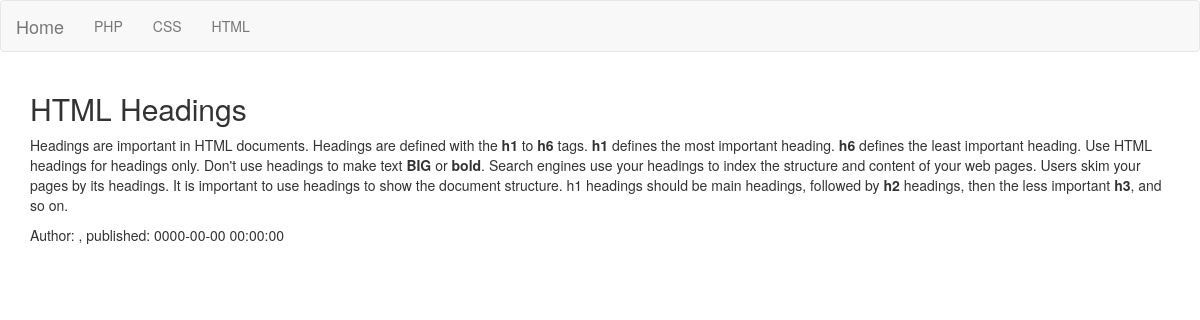
The app's page /post.php?id=4 with its own data.
### tables this page shows
CREATE TABLE IF NOT EXISTS `post` (
  `id` int(11) NOT NULL AUTO_INCREMENT,
  `title` varchar(255) NOT NULL,
  `category_id` int(11) NOT NULL,
  `description` tinytext NOT NULL,
  `text` text NOT NULL,
  `author_id` int(11) NOT NULL,
  `create_at` timestamp NULL DEFAULT NULL,
  `update_at` timestamp NULL DEFAULT NULL,
  PRIMARY KEY (`id`)
);

### post.php (the view, shortened to what this page needs)
<?php require_once 'menu.php'; ?>
<!DOCTYPE html>
<html lang="en">
<head>
<link rel="stylesheet" href="http://maxcdn.bootstrapcdn.com/bootstrap/3.3.4/css/bootstrap.min.css">
</head>
<body>
<nav class="navbar navbar-default">
  <div class="container-fluid">
    <div class="navbar-header">
      <a class="navbar-brand" href="index.php">Home</a>
    </div>
    <div>
    </div>
  </div>
</nav>
<div class="container" id="content"><?php
foreach ($_GET as $key => $value) {
        $value;
    }
  $connection = new mysqli(SERVERNAME, USERNAME, PASSWORD, DBNAME);
  $query = "SELECT * FROM post WHERE id = $value";
  $result = $connection->query($query);
  $rows = $result->num_rows;
    for ($j = 0 ; $j < $rows ; ++$j)
      {
        $result->data_seek($j);
        $row = $result->fetch_array(MYSQLI_ASSOC);
        $post_title = $row['title'];
        $post_text = $row['text'];
        $post_create = $row['create_at'];
        $post_author = $row['name'];
        echo "<div>";
        echo " <h2> $post_title </h2>" ;
        echo "<p>$post_text</p>";
        echo "Author: $post_author , published: $post_create";
        echo "</div>";
        echo "<br />";
      }
    					?></div>
</body>

### records on screen
post: title "HTML Headings", text "Headings are important in HTML documents. Headings are defined with the h1 to h6 tags. h1 defines the most important heading. h6 defines the least important heading. Use HTML headings for headings only. Don't use headings to make text BIG or bold . Search engines use your headings to index the structure and content of your web pages. Users skim your pages by its headings. It is important to use headings to show the document structure. h1 headings should be main headings, followed by h2 headings, then the less important h3 , and so on.", create_at "0000-00-00 00:00:00"

### other values on screen
$value "PHP"
$value "CSS"
$value "HTML"
